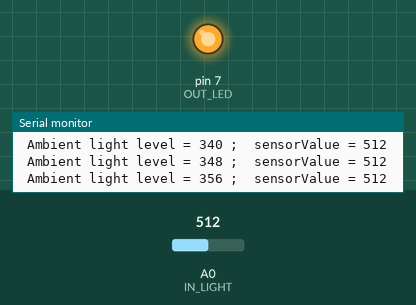
The sketch below on a simulated Arduino Uno, built with avr-gcc and run on an emulated ATmega328P. Parts: output pins drawn as LEDs (lit = HIGH), the last lines printed to the serial monitor. The test bench sets the inputs (shaded band); at power-on: A0 (IN_LIGHT) = 512.

Above: at 1.2 s.
1.3 s: A0 (IN_LIGHT) set to 900
At 2.0 s:
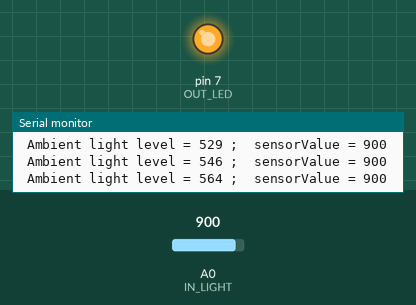
4.3 s: A0 (IN_LIGHT) set to 828
7.3 s: A0 (IN_LIGHT) set to 802
At 9.1 s:
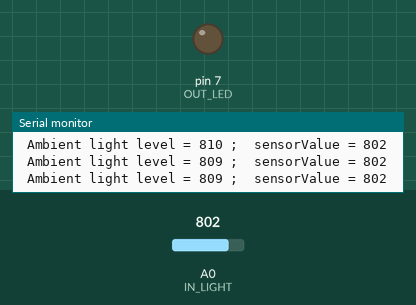
Timing chart, 0 to 10.6 s (numbered marks = the images above; inputs shaded):
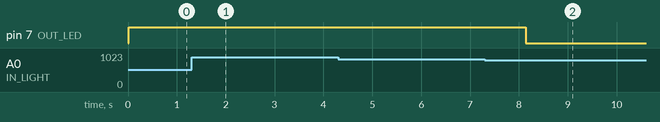

Measured:
- the behaviour switches between 820 and 819 on A0 (IN_LIGHT) (found by bisection; images 1 and 2)
- after the input at 1.3 s, pin 7 (OUT_LED): stays HIGH (without the input it goes to LOW after 1.1 s)
- after the input at 7.3 s, pin 7 (OUT_LED): HIGH → LOW after 0.84 s

The sketch:

ReadBackgroundLight.ino
```cpp
/**
 * Read background light level for 2 second, sampling every 100 ms.
 */

#include <cppQueue.h>

const uint8_t IN_LIGHT = A0;  // Configure light sensor analog input (values 0-1023)
const uint8_t OUT_LED = 7;    // configure LED output to digital pin

const int SAMPLING_INTERVAL = 50; // milliseconds. @TODO: make it adjustable by variable resistor.
const int TIME_RECORD = 2000; // Length of time the ambient light data is kept.

// The number of records light records to keep for a TIME_RECORD length of time, given sampling interval.
// The device "warmup time" also depends on this value before it can be used.
// The sampling interval times this value determines the actual length of time the ambient light data was collected.
int QUEUE_SIZE = (TIME_RECORD / SAMPLING_INTERVAL);

int SENSITIVITY = 1.2; // signal detection sensitivity. It is a multiplier for the ambient light to arrive at the
// signal threshold level. In low ambient light set this value higher, > 2, to prevent accidental triggering of
// a signal by low level fluctuations.
// @TODO: make it adjustable by variable resistor.
// It could be also automatically set as the percentage of the ambient light level.
// THe lower the ambient light level, the higher the

int sensorValue = 200; // Variable to read light sensor data into

// Hold rolling values of light reading in FIFO queue.
cppQueue	backgroundLevel(sizeof(int), QUEUE_SIZE, FIFO);	// Instantiate queue


//const int LIGHT_THRESHOLD = 200;  // LED turn on/off level
int rec, i, sum, avg; // temporary record
String s = "";

void setup() {
  // put your setup code here, to run once:
  pinMode(OUT_LED, OUTPUT); // initialize pinout
  Serial.begin(9600);
  for(int i = 0; i < QUEUE_SIZE; i++){ // initialize ambient ligth data
    backgroundLevel.push(&sensorValue);
  }
}


void loop() {
  // put your main code here, to run repeatedly:
  sensorValue = analogRead(IN_LIGHT);

  // replace oldest value with new light sensor data
	backgroundLevel.pop(&rec);
  backgroundLevel.push(&sensorValue);

  // calculate new average in queue
  s = "";
  sum = 0;
  for(i = 0; i < QUEUE_SIZE; i++) {
    backgroundLevel.pop(&rec);
    //s = s + String(rec) + ", ";
    sum += rec;
    backgroundLevel.push(&rec);
  }
  avg = sum/QUEUE_SIZE;
  s += " Ambient light level = " + String(avg) + " ;  sensorValue = " + String(sensorValue);
  Serial.println(s);
	if(sensorValue > avg * SENSITIVITY)
    digitalWrite(OUT_LED, HIGH);
  else
    digitalWrite(OUT_LED, LOW);

  delay(SAMPLING_INTERVAL); // sample every 100 millisecond

  // @TODO Find a light source to begin reading signal
  // If detecting a signal X percent above background, begin decoding MORSE codes.
  // Determine what is the value of X.

}
```
